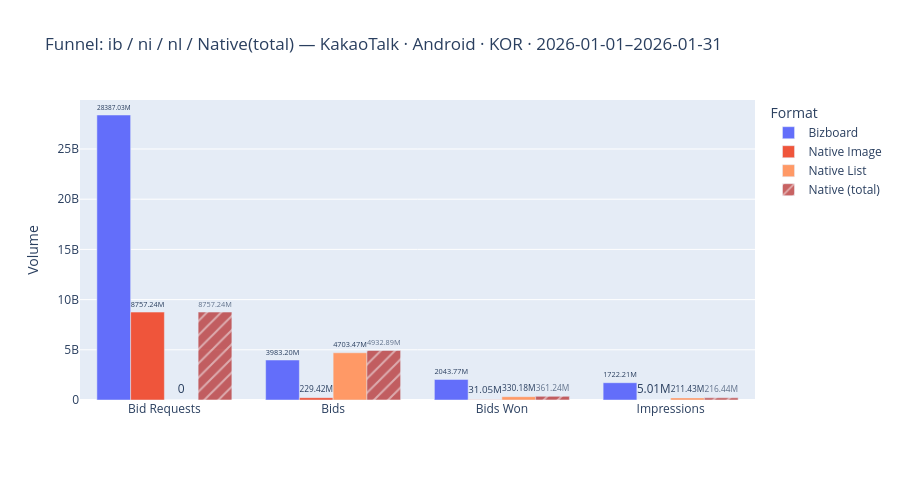

This figure's notebook cell:
### Markdown cell above
## Step 2 — Quantify the Impression Skew & Funnel Breakdown

**Goal:** Identify at which funnel stage the Bizboard vs native divergence occurs.

| Divergence stage | Interpretation |
|-----------------|----------------|
| `bid_requests → bids` (bid_rate) | VBT throttling — pre-pricing, no campaign evaluated |
| `bids → bids_won` (win_rate) | Auction loss — bid submitted but lost exchange auction |
| `bids_won → impressions` (serve_rate) | Render/serve issue — won but not rendered |

Canonical definitions (from `fact_supply`):
- **bid_rate** = bids / bid_requests
- **win_rate** = bids_won / bids
- **serve_rate** = impressions / bids_won

### Code cell
# Step 2: Funnel viz — bid_requests → bids → bids_won → impressions
# Shows ib / ni / nl individually + Native (total) as combined group

stages = ['bid_requests', 'bids', 'bids_won', 'impressions']
labels = ['Bid Requests', 'Bids', 'Bids Won', 'Impressions']
colors = {
    'Bizboard':       '#636EFA',
    'Native Image':   '#EF553B',
    'Native List':    '#FF9966',
    'Native (total)': '#B22222',   # darker red — summary group
}

fig_funnel = go.Figure()
for _, row in df_funnel_full.iterrows():
    is_total = row['format_label'] == 'Native (total)'
    fig_funnel.add_trace(go.Bar(
        name=row['format_label'],
        x=labels,
        y=[row[s] for s in stages],
        marker_color=colors.get(row['format_label']),
        marker_pattern_shape='/' if is_total else '',   # hatched for summary
        opacity=0.7 if is_total else 1.0,
        text=[f'{row[s]/1e6:.2f}M' if row[s] >= 1e5 else f'{row[s]:,.0f}' for s in stages],
        textposition='outside'
    ))

fig_funnel.update_layout(
    barmode='group',
    title=f'Funnel: ib / ni / nl / Native(total) — KakaoTalk · Android · {TARGET_COUNTRY} · {DATE_START}–{DATE_END}',
    yaxis_title='Volume',
    legend_title='Format',
    height=480
)
fig_funnel.show()
fig_funnel.write_image(os.path.join(CHART_DIR, f's1_funnel_kakao_ib_ni_nl_ANDROID.png'), scale=2)
print('Saved: s1_funnel_kakao_ib_ni_nl_ANDROID.png')

# Rate summary table
print("\nFunnel rate summary:")
rate_cols = ['format_label', 'bid_requests', 'bids', 'bids_won', 'impressions', 'bid_rate', 'win_rate', 'serve_rate']
fmt_out = df_funnel_full[rate_cols].copy()
for c in ['bid_rate', 'win_rate', 'serve_rate']:
    fmt_out[c] = fmt_out[c].map(lambda v: f'{v:.2%}' if pd.notna(v) else '—')
print(fmt_out.to_string(index=False))

### Figure 1 — Plotly figure (JSON) as saved in the notebook; plotly's stock layout.template omitted (floating-point values rounded to 4 significant figures)
{"data": [{"marker": {"color": "#636EFA", "pattern": {"shape": ""}}, "name": "Bizboard", "opacity": 1, "text": ["28387.03M", "3983.20M", "2043.77M", "1722.21M"], "textposition": "outside", "type": "bar", "x": ["Bid Requests", "Bids", "Bids Won", "Impressions"], "y": [28387030000, 3983199500, 2043768900, 1722205286]}, {"marker": {"color": "#EF553B", "pattern": {"shape": ""}}, "name": "Native Image", "opacity": 1, "text": ["8757.24M", "229.42M", "31.05M", "5.01M"], "textposition": "outside", "type": "bar", "x": ["Bid Requests", "Bids", "Bids Won", "Impressions"], "y": [8757240000, 229422100, 31053500, 5009602]}, {"marker": {"color": "#FF9966", "pattern": {"shape": ""}}, "name": "Native List", "opacity": 1, "text": ["0", "4703.47M", "330.18M", "211.43M"], "textposition": "outside", "type": "bar", "x": ["Bid Requests", "Bids", "Bids Won", "Impressions"], "y": [0, 4703467100, 330184000, 211431112]}, {"marker": {"color": "#B22222", "pattern": {"shape": "/"}}, "name": "Native (total)", "opacity": 0.7, "text": ["8757.24M", "4932.89M", "361.24M", "216.44M"], "textposition": "outside", "type": "bar", "x": ["Bid Requests", "Bids", "Bids Won", "Impressions"], "y": [8757240000, 4932889200, 361237500, 216440714]}], "layout": {"barmode": "group", "height": 480, "legend": {"title": {"text": "Format"}}, "title": {"text": "Funnel: ib / ni / nl / Native(total) — KakaoTalk · Android · KOR · 2026-01-01–2026-01-31"}, "yaxis": {"title": {"text": "Volume"}}}}
